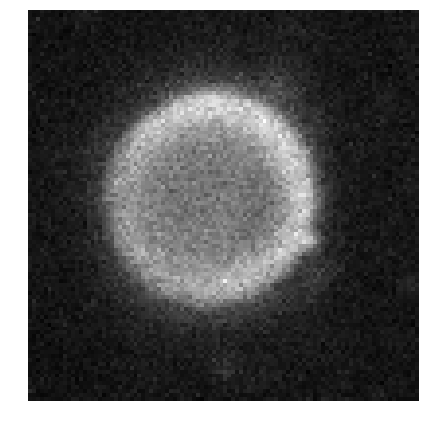
#> input picture circleReal.png, 425 x 426 px
$ jupyter execute hough_demo_draft.ipynb   (shell and % lines are left out)   (older library calls are emulated)
#> lines starting #> are read from the running program, lines starting #| are printed output that depends on the picture; after the words box and inside, x2 and y2 are one past the last pixel; in counts of white or black regions, pixels touching at a corner belong together
[cell 1]
%pylab
close('all')
import PolarX.base_lib as bl
import pickle
import xarray as xr
import scipy as sp
import numpy as np
plt.style.use('ggplot')

import rasmus_lib as rl

import skimage

def plotStuff(img,y,x,radius=100):
    imgGray = skimage.color.gray2rgb(img)
    cx, cy = skimage.draw.circle_perimeter(y, x, radius)
    imgGray[cy, cx] = (220, 20, 20)
    imshow(imgGray)
    plt.plot(y,x,'.',markersize=12)

[cell 2]
# import images to test
img = sp.misc.imread("circleReal.png", mode = 'L')
#> img: shape (426, 425); min 0, max 255, mean 89
img = img[20:390,40:390]
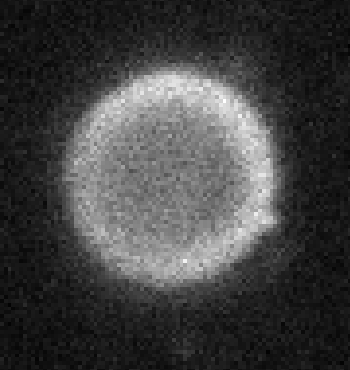
#> img: shape (370, 350); min 0, max 255, mean 65
hough_radii = arange(95,105,1)

#img1 = -sp.misc.imread("circle.png", mode = 'L')
#hough_radii = arange(160,185,5)

[cell 3]
# Gaussian filtration and sobel kernel filtering
sig_gauss = 5 # should be function input

# Can this be done as a pipeline??
img_sobel = skimage.filters.sobel(skimage.filters.gaussian(img,sigma=sig_gauss))
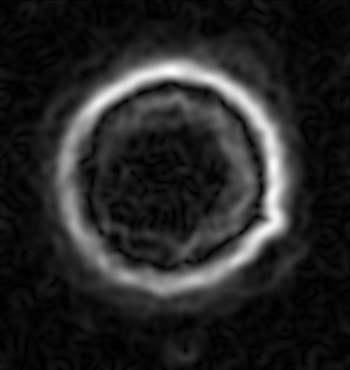
#> img_sobel: shape (370, 350) float64; min 8.17e-06, max 0.0455, mean 0.00679; drawn with min black and max white

Know any good ways of defining a threshold from the histogram below? (maybe sort the values and set it at the median or Q1?)

[cell 4]
# inspect values for estimating threshold
#figure()
#plt.hist(ravel(img_sobel));

figure()
mySort = sort(ravel(img_sobel))
plot(mySort)

myInt = int(mySort.size*0.9)
#> myInt = 116550

mySort[myInt]
#> Out = 0.0184
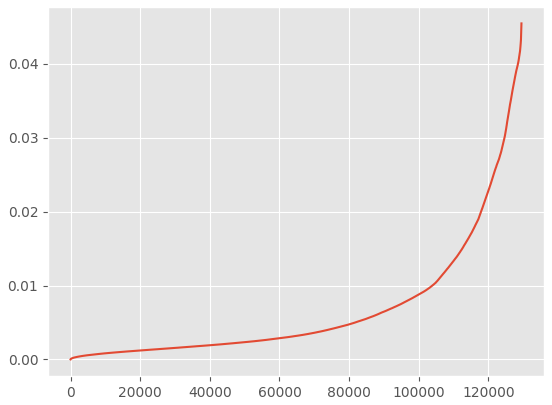
#> figure drawn by matplotlib, 1 panel; curve peaks at x = 129499, y = 0.0455

[cell 5]
# make sure threshold is valid
# Maybe do weighed transform instead of binary thresholding?
edges = img_sobel>mySort[myInt]
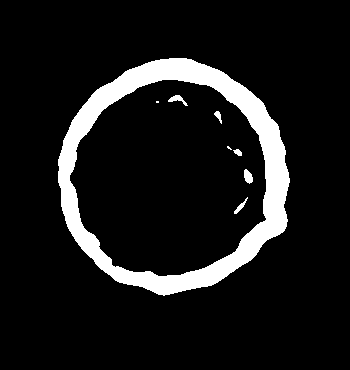
#> edges: shape (370, 350) bool; 10% white; 8 white regions (2 under 20 px), largest, box (x1, y1, x2, y2) and area: (58, 58, 290, 296) 12597, (244, 169, 253, 184) 94, (168, 95, 188, 106) 87, (234, 197, 248, 214) 65, (214, 111, 222, 124) 49, (233, 149, 242, 156) 41
figure()
imshow(edges)

[cell 6]
hough_res = skimage.transform.hough_circle(edges, hough_radii)
res = np.mean(hough_res,0)
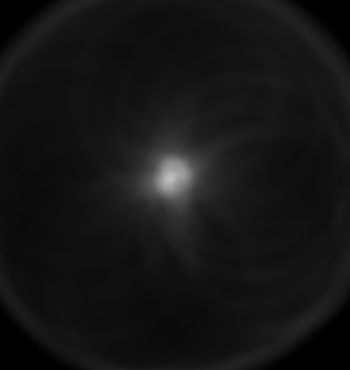
#> res: shape (370, 350) float64; min 0, max 0.754, mean 0.083

[cell 7]
peaks_max = np.max(hough_res)
#> peaks_max = 1

# find index of max point in hough_res
max_radius_index, y, x = unravel_index(hough_res.argmax(), hough_res.shape)
#> max_radius_index = 8; y = 181; x = 171

figure()
plotStuff(img,x,y,hough_radii[max_radius_index])
#> in plotStuff, `cx, cy = skimage.draw.circle_perimeter(y, x, radius)`: cx = 592 values, max 274 at index 0, min 68 at index 1, mean 171; cy = 592 values, max 284 at index 4, min 78 at index 6, mean 181
#> in plotStuff, `imgGray[cy, cx] = (220, 20, 20)`:
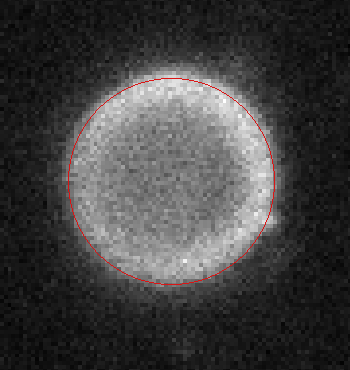
#> imgGray: shape (370, 350, 3); mean R, G, B 65.4, 64.5, 64.5
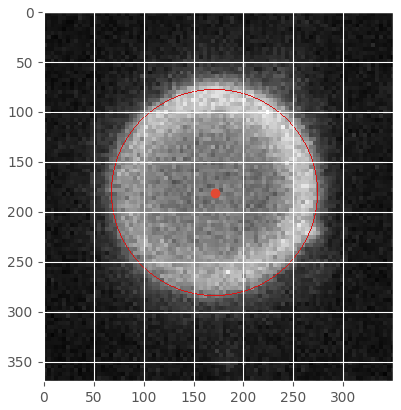
#> figure drawn by matplotlib, 1 panel
